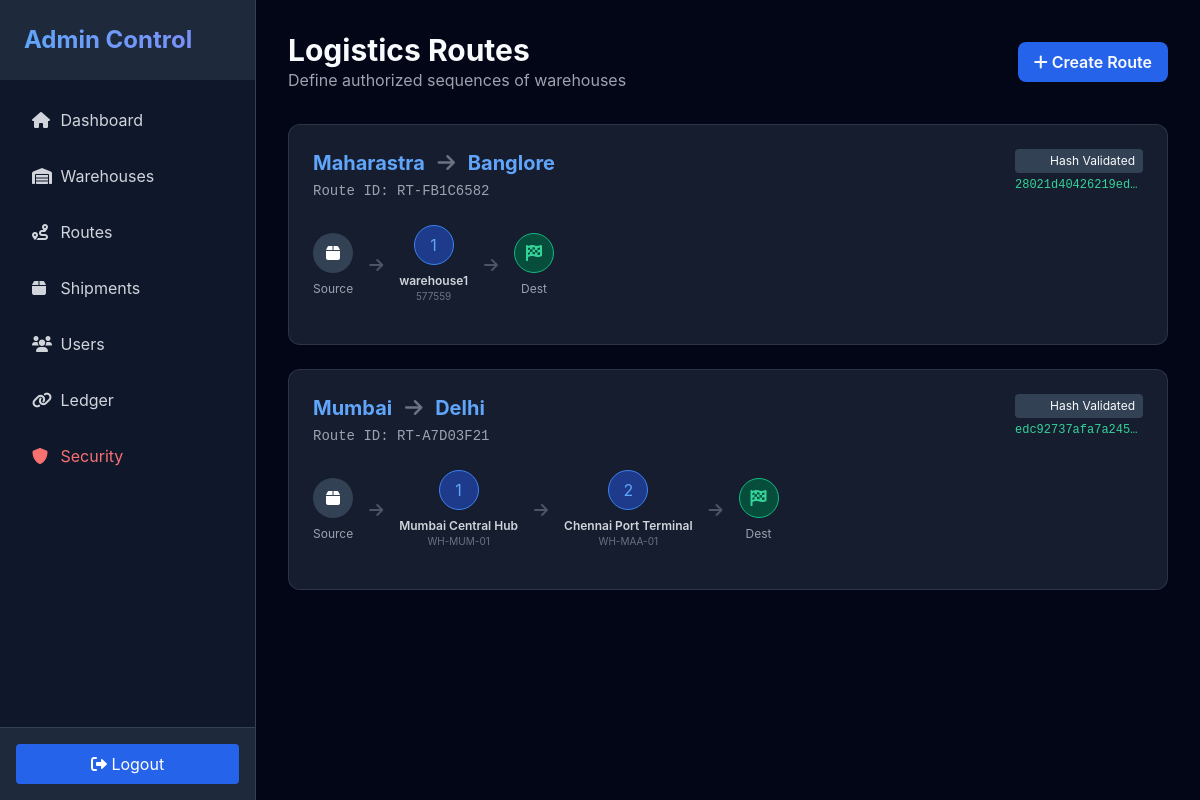
Screenshot of /admin/routes (signed in) with the database file from the repository.
### models.py (models this page shows)
class Route(db.Model):
    __tablename__ = 'routes'
    id = db.Column(db.Integer, primary_key=True)
    route_id = db.Column(db.String(50), unique=True, nullable=False)
    source = db.Column(db.String(100), nullable=False)
    destination = db.Column(db.String(100), nullable=False)
    route_hash = db.Column(db.String(64), nullable=False)
    warehouses = db.relationship('RouteWarehouse', backref='route', cascade='all, delete-orphan', order_by='RouteWarehouse.sequence_order')

class RouteWarehouse(db.Model):
    __tablename__ = 'route_warehouses'
    id = db.Column(db.Integer, primary_key=True)
    route_id = db.Column(db.Integer, db.ForeignKey('routes.id'), nullable=False)
    warehouse_id = db.Column(db.Integer, db.ForeignKey('warehouses.id'), nullable=False)
    sequence_order = db.Column(db.Integer, nullable=False)
    warehouse = db.relationship('Warehouse')

class Warehouse(db.Model):
    __tablename__ = 'warehouses'
    id = db.Column(db.Integer, primary_key=True)
    warehouse_id = db.Column(db.String(50), unique=True, nullable=False)
    warehouse_name = db.Column(db.String(100), nullable=False)
    location = db.Column(db.String(100), nullable=False)
    warehouse_code = db.Column(db.String(50), nullable=False)
    lat = db.Column(db.Float, nullable=True)
    lng = db.Column(db.Float, nullable=True)

### routes/admin.py (the view, shortened to what this page needs)
@admin_bp.route('/routes', methods=['GET', 'POST'])
@login_required
@role_required('Admin')
def routes():
    all_routes = Route.query.all()
    whs = Warehouse.query.all()
    return render_template('admin/routes.html', routes=all_routes, warehouses=whs)

### routes/auth.py (called while the page is built)
def role_required(role):
    def decorator(f):
        @wraps(f)
        def decorated_function(*args, **kwargs):
            if not current_user.is_authenticated or current_user.role.lower() != role.lower():
                flash('Access Denied. Unauthorized for your role.', 'error')
                return redirect(url_for('auth.login'))
            return f(*args, **kwargs)
        return decorated_function
    return decorator

### templates/admin/routes.html (shortened to what this page needs)
{% extends 'base/admin_base.html' %}
{% block admin_content %}
<div class="mb-8 flex justify-between items-center">
    <div>
        <h1 class="text-3xl font-bold">Logistics Routes</h1>
        <p class="text-gray-400">Define authorized sequences of warehouses</p>
    </div>
    <button onclick="document.getElementById('addModal').classList.remove('hidden')" class="bg-blue-600 hover:bg-blue-700 px-4 py-2 rounded-lg font-semibold">
        <i class="fas fa-plus"></i> Create Route
    </button>
</div>
<div class="space-y-6">
    {% for route in routes %}
    <div class="glass p-6 rounded-xl">
        <div class="flex justify-between items-start mb-4">
            <div>
                <h3 class="text-xl font-bold text-blue-400">{{ route.source }} <i class="fas fa-arrow-right mx-2 text-gray-500"></i> {{ route.destination }}</h3>
                <p class="text-sm font-mono text-gray-400 mt-1">Route ID: {{ route.route_id }}</p>
            </div>
            <div class="text-right">
                <span class="bg-slate-700 px-2 py-1 rounded text-xs block mb-1">Hash Validated</span>
                <p class="text-xs text-emerald-400 font-mono truncate w-32" title="{{ route.route_hash }}">{{ route.route_hash[:16] }}...</p>
            </div>
        </div>
        <div class="flex items-center space-x-4 mt-6 overflow-x-auto pb-4">
            <div class="flex-shrink-0 flex flex-col items-center">
                <div class="w-10 h-10 rounded-full bg-slate-700 flex items-center justify-center text-white"><i class="fas fa-box"></i></div>
                <p class="text-xs mt-2 text-gray-400">Source</p>
            </div>
            {% for rw in route.warehouses %}
            <div class="flex-shrink-0 flex items-center text-gray-600"><i class="fas fa-arrow-right"></i></div>
            <div class="flex-shrink-0 flex flex-col items-center">
                <div class="w-10 h-10 rounded-full bg-blue-900 flex items-center justify-center text-blue-400 border border-blue-500">{{ rw.sequence_order }}</div>
                <p class="text-xs mt-2 font-semibold text-gray-300">{{ rw.warehouse.warehouse_name }}</p>
                <p class="text-[10px] text-gray-500">{{ rw.warehouse.warehouse_code }}</p>
            </div>
            {% endfor %}
            <div class="flex-shrink-0 flex items-center text-gray-600"><i class="fas fa-arrow-right"></i></div>
            <div class="flex-shrink-0 flex flex-col items-center">
                <div class="w-10 h-10 rounded-full bg-emerald-900 flex items-center justify-center text-emerald-400 border border-emerald-500"><i class="fas fa-flag-checkered"></i></div>
                <p class="text-xs mt-2 text-gray-400">Dest</p>
            </div>
        </div>
    </div>
    {% endfor %}
</div>
{% endblock %}

### templates/base.html (style rules this page uses)
body { background-color: #0f172a; color: #f8fafc; font-family: 'Inter', sans-serif; }
.glass { background: rgba(30, 41, 59, 0.7); backdrop-filter: blur(10px); -webkit-backdrop-filter: blur(10px); border: 1px solid rgba(255, 255, 255, 0.1); }

### rows the page displays
Route: source "Maharastra", destination "Banglore", route_id "RT-FB1C6582", route_hash "28021d40426219ed"
RouteWarehouse: sequence_order "1", warehouse.warehouse_name "warehouse1", warehouse.warehouse_code "577559"
Route: source "Mumbai", destination "Delhi", route_id "RT-A7D03F21", route_hash "edc92737afa7a245"
RouteWarehouse: sequence_order "1", warehouse.warehouse_name "Mumbai Central Hub", warehouse.warehouse_code "WH-MUM-01"
RouteWarehouse: sequence_order "2", warehouse.warehouse_name "Chennai Port Terminal", warehouse.warehouse_code "WH-MAA-01"
